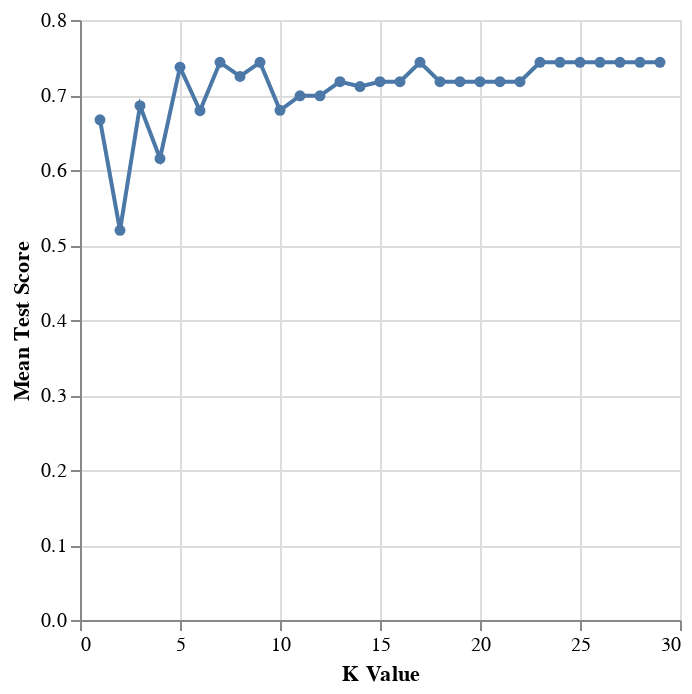

Notebook cell for this chart:
### Markdown cell above
A plot of the accuracy scores against the corresponding k-values was used to better contextualize the model's performance.

### Code cell
# import package
import altair as alt

# visualize the accuracies grid
accuracies_grid_plot = alt.Chart(accuracies_grid).mark_line(point=True).encode(
    x=alt.X("param_kneighborsclassifier__n_neighbors")
        .title("K Value"),
    y=alt.Y("mean_test_score")
        .title("Mean Test Score")
)
accuracies_grid_plot

### Figure 1 — Vega-Lite specification as saved in the notebook (floating-point values rounded to 4 significant figures)
{"config": {"view": {"continuousWidth": 300, "continuousHeight": 300}}, "data": {"name": "data-ef7f9cf9f76fe07374637328744b0fd6"}, "mark": {"type": "line", "point": true}, "encoding": {"x": {"field": "param_kneighborsclassifier__n_neighbors", "title": "K Value", "type": "quantitative"}, "y": {"field": "mean_test_score", "title": "Mean Test Score", "type": "quantitative"}}, "$schema": "https://vega.github.io/schema/vega-lite/v5.20.1.json", "datasets": {"data-ef7f9cf9f76fe07374637328744b0fd6": [{"mean_fit_time": 0.004809, "std_fit_time": 0.0006617, "mean_score_time": 0.004845, "std_score_time": 0.0004286, "param_kneighborsclassifier__n_neighbors": 1, "params": {"kneighborsclassifier__n_neighbors": 1}, "split0_test_score": 0.625, "split1_test_score": 0.6452, "split2_test_score": 0.6452, "split3_test_score": 0.7097, "split4_test_score": 0.7097, "mean_test_score": 0.6669, "std_test_score": 0.03567, "rank_test_score": 27}, {"mean_fit_time": 0.004356, "std_fit_time": 0.0001224, "mean_score_time": 0.004431, "std_score_time": 5.19e-05, "param_kneighborsclassifier__n_neighbors": 2, "params": {"kneighborsclassifier__n_neighbors": 2}, "split0_test_score": 0.4688, "split1_test_score": 0.4839, "split2_test_score": 0.5806, "split3_test_score": 0.4839, "split4_test_score": 0.5806, "mean_test_score": 0.5196, "std_test_score": 0.05018, "rank_test_score": 29}, {"mean_fit_time": 0.004271, "std_fit_time": 5.001e-05, "mean_score_time": 0.004385, "std_score_time": 2.375e-05, "param_kneighborsclassifier__n_neighbors": 3, "params": {"kneighborsclassifier__n_neighbors": 3}, "split0_test_score": 0.7188, "split1_test_score": 0.6452, "split2_test_score": 0.7097, "split3_test_score": 0.6452, "split4_test_score": 0.7097, "mean_test_score": 0.6857, "std_test_score": 0.03325, "rank_test_score": 24}, {"mean_fit_time": 0.004231, "std_fit_time": 5.132e-05, "mean_score_time": 0.00445, "std_score_time": 0.0002313, "param_kneighborsclassifier__n_neighbors": 4, "params": {"kneighborsclassifier__n_neighbors": 4}, "split0_test_score": 0.625, "split1_test_score": 0.4839, "split2_test_score": 0.6774, "split3_test_score": 0.6129, "split4_test_score": 0.6774, "mean_test_score": 0.6153, "std_test_score": 0.07084, "rank_test_score": 28}, {"mean_fit_time": 0.004255, "std_fit_time": 4.504e-05, "mean_score_time": 0.004353, "std_score_time": 4.295e-05, "param_kneighborsclassifier__n_neighbors": 5, "params": {"kneighborsclassifier__n_neighbors": 5}, "split0_test_score": 0.75, "split1_test_score": 0.7097, "split2_test_score": 0.7419, "split3_test_score": 0.7419, "split4_test_score": 0.7419, "mean_test_score": 0.7371, "std_test_score": 0.01406, "rank_test_score": 11}, {"mean_fit_time": 0.004239, "std_fit_time": 7.482e-05, "mean_score_time": 0.004345, "std_score_time": 2.309e-05, "param_kneighborsclassifier__n_neighbors": 6, "params": {"kneighborsclassifier__n_neighbors": 6}, "split0_test_score": 0.75, "split1_test_score": 0.6774, "split2_test_score": 0.6452, "split3_test_score": 0.6129, "split4_test_score": 0.7097, "mean_test_score": 0.679, "std_test_score": 0.04796, "rank_test_score": 26}, {"mean_fit_time": 0.004183, "std_fit_time": 8.239e-06, "mean_score_time": 0.004327, "std_score_time": 1.874e-05, "param_kneighborsclassifier__n_neighbors": 7, "params": {"kneighborsclassifier__n_neighbors": 7}, "split0_test_score": 0.75, "split1_test_score": 0.7419, "split2_test_score": 0.7419, "split3_test_score": 0.7419, "split4_test_score": 0.7419, "mean_test_score": 0.7435, "std_test_score": 0.003226, "rank_test_score": 1}, {"mean_fit_time": 0.00435, "std_fit_time": 0.0002907, "mean_score_time": 0.004414, "std_score_time": 7.756e-05, "param_kneighborsclassifier__n_neighbors": 8, "params": {"kneighborsclassifier__n_neighbors": 8}, "split0_test_score": 0.6562, "split1_test_score": 0.7419, "split2_test_score": 0.7419, "split3_test_score": 0.7419, "split4_test_score": 0.7419, "mean_test_score": 0.7248, "std_test_score": 0.03427, "rank_test_score": 12}, {"mean_fit_time": 0.004235, "std_fit_time": 4.21e-05, "mean_score_time": 0.00437, "std_score_time": 2.198e-05, "param_kneighborsclassifier__n_neighbors": 9, "params": {"kneighborsclassifier__n_neighbors": 9}, "split0_test_score": 0.75, "split1_test_score": 0.7419, "split2_test_score": 0.7419, "split3_test_score": 0.7419, "split4_test_score": 0.7419, "mean_test_score": 0.7435, "std_test_score": 0.003226, "rank_test_score": 1}, {"mean_fit_time": 0.004218, "std_fit_time": 4.761e-05, "mean_score_time": 0.004364, "std_score_time": 1.97e-05, "param_kneighborsclassifier__n_neighbors": 10, "params": {"kneighborsclassifier__n_neighbors": 10}, "split0_test_score": 0.6562, "split1_test_score": 0.6129, "split2_test_score": 0.7419, "split3_test_score": 0.6452, "split4_test_score": 0.7419, "mean_test_score": 0.6796, "std_test_score": 0.05282, "rank_test_score": 25}, {"mean_fit_time": 0.004213, "std_fit_time": 4.474e-05, "mean_score_time": 0.004393, "std_score_time": 5.043e-05, "param_kneighborsclassifier__n_neighbors": 11, "params": {"kneighborsclassifier__n_neighbors": 11}, "split0_test_score": 0.6562, "split1_test_score": 0.6129, "split2_test_score": 0.7419, "split3_test_score": 0.7419, "split4_test_score": 0.7419, "mean_test_score": 0.699, "std_test_score": 0.05435, "rank_test_score": 22}, {"mean_fit_time": 0.004229, "std_fit_time": 4.613e-05, "mean_score_time": 0.004366, "std_score_time": 8.301e-06, "param_kneighborsclassifier__n_neighbors": 12, "params": {"kneighborsclassifier__n_neighbors": 12}, "split0_test_score": 0.6562, "split1_test_score": 0.6129, "split2_test_score": 0.7419, "split3_test_score": 0.7419, "split4_test_score": 0.7419, "mean_test_score": 0.699, "std_test_score": 0.05435, "rank_test_score": 22}, {"mean_fit_time": 0.004196, "std_fit_time": 1.026e-05, "mean_score_time": 0.004379, "std_score_time": 1.634e-05, "param_kneighborsclassifier__n_neighbors": 13, "params": {"kneighborsclassifier__n_neighbors": 13}, "split0_test_score": 0.75, "split1_test_score": 0.6129, "split2_test_score": 0.7419, "split3_test_score": 0.7419, "split4_test_score": 0.7419, "mean_test_score": 0.7177, "std_test_score": 0.05251, "rank_test_score": 13}, {"mean_fit_time": 0.004215, "std_fit_time": 4.312e-05, "mean_score_time": 0.00438, "std_score_time": 2.183e-05, "param_kneighborsclassifier__n_neighbors": 14, "params": {"kneighborsclassifier__n_neighbors": 14}, "split0_test_score": 0.75, "split1_test_score": 0.5806, "split2_test_score": 0.7419, "split3_test_score": 0.7419, "split4_test_score": 0.7419, "mean_test_score": 0.7113, "std_test_score": 0.0654, "rank_test_score": 21}, {"mean_fit_time": 0.004227, "std_fit_time": 9.625e-05, "mean_score_time": 0.004384, "std_score_time": 3.855e-05, "param_kneighborsclassifier__n_neighbors": 15, "params": {"kneighborsclassifier__n_neighbors": 15}, "split0_test_score": 0.75, "split1_test_score": 0.6129, "split2_test_score": 0.7419, "split3_test_score": 0.7419, "split4_test_score": 0.7419, "mean_test_score": 0.7177, "std_test_score": 0.05251, "rank_test_score": 13}, {"mean_fit_time": 0.00423, "std_fit_time": 9.277e-05, "mean_score_time": 0.004366, "std_score_time": 2.347e-05, "param_kneighborsclassifier__n_neighbors": 16, "params": {"kneighborsclassifier__n_neighbors": 16}, "split0_test_score": 0.75, "split1_test_score": 0.6129, "split2_test_score": 0.7419, "split3_test_score": 0.7419, "split4_test_score": 0.7419, "mean_test_score": 0.7177, "std_test_score": 0.05251, "rank_test_score": 13}, {"mean_fit_time": 0.004199, "std_fit_time": 4.558e-05, "mean_score_time": 0.004362, "std_score_time": 2.456e-05, "param_kneighborsclassifier__n_neighbors": 17, "params": {"kneighborsclassifier__n_neighbors": 17}, "split0_test_score": 0.75, "split1_test_score": 0.7419, "split2_test_score": 0.7419, "split3_test_score": 0.7419, "split4_test_score": 0.7419, "mean_test_score": 0.7435, "std_test_score": 0.003226, "rank_test_score": 1}, {"mean_fit_time": 0.004234, "std_fit_time": 7.426e-05, "mean_score_time": 0.004396, "std_score_time": 5.875e-05, "param_kneighborsclassifier__n_neighbors": 18, "params": {"kneighborsclassifier__n_neighbors": 18}, "split0_test_score": 0.75, "split1_test_score": 0.6129, "split2_test_score": 0.7419, "split3_test_score": 0.7419, "split4_test_score": 0.7419, "mean_test_score": 0.7177, "std_test_score": 0.05251, "rank_test_score": 13}, {"mean_fit_time": 0.004268, "std_fit_time": 7.068e-05, "mean_score_time": 0.004508, "std_score_time": 0.0002546, "param_kneighborsclassifier__n_neighbors": 19, "params": {"kneighborsclassifier__n_neighbors": 19}, "split0_test_score": 0.75, "split1_test_score": 0.6129, "split2_test_score": 0.7419, "split3_test_score": 0.7419, "split4_test_score": 0.7419, "mean_test_score": 0.7177, "std_test_score": 0.05251, "rank_test_score": 13}, {"mean_fit_time": 0.01402, "std_fit_time": 0.01942, "mean_score_time": 0.004481, "std_score_time": 5.103e-05, "param_kneighborsclassifier__n_neighbors": 20, "params": {"kneighborsclassifier__n_neighbors": 20}, "split0_test_score": 0.75, "split1_test_score": 0.6129, "split2_test_score": 0.7419, "split3_test_score": 0.7419, "split4_test_score": 0.7419, "mean_test_score": 0.7177, "std_test_score": 0.05251, "rank_test_score": 13}, {"mean_fit_time": 0.004201, "std_fit_time": 1.295e-05, "mean_score_time": 0.00456, "std_score_time": 0.0003335, "param_kneighborsclassifier__n_neighbors": 21, "params": {"kneighborsclassifier__n_neighbors": 21}, "split0_test_score": 0.75, "split1_test_score": 0.6129, "split2_test_score": 0.7419, "split3_test_score": 0.7419, "split4_test_score": 0.7419, "mean_test_score": 0.7177, "std_test_score": 0.05251, "rank_test_score": 13}, {"mean_fit_time": 0.005439, "std_fit_time": 0.002364, "mean_score_time": 0.004436, "std_score_time": 6.763e-05, "param_kneighborsclassifier__n_neighbors": 22, "params": {"kneighborsclassifier__n_neighbors": 22}, "split0_test_score": 0.75, "split1_test_score": 0.6129, "split2_test_score": 0.7419, "split3_test_score": 0.7419, "split4_test_score": 0.7419, "mean_test_score": 0.7177, "std_test_score": 0.05251, "rank_test_score": 13}, {"mean_fit_time": 0.004247, "std_fit_time": 8.746e-05, "mean_score_time": 0.00441, "std_score_time": 1.401e-05, "param_kneighborsclassifier__n_neighbors": 23, "params": {"kneighborsclassifier__n_neighbors": 23}, "split0_test_score": 0.75, "split1_test_score": 0.7419, "split2_test_score": 0.7419, "split3_test_score": 0.7419, "split4_test_score": 0.7419, "mean_test_score": 0.7435, "std_test_score": 0.003226, "rank_test_score": 1}, {"mean_fit_time": 0.004221, "std_fit_time": 4.252e-05, "mean_score_time": 0.004516, "std_score_time": 0.0002125, "param_kneighborsclassifier__n_neighbors": 24, "params": {"kneighborsclassifier__n_neighbors": 24}, "split0_test_score": 0.75, "split1_test_score": 0.7419, "split2_test_score": 0.7419, "split3_test_score": 0.7419, "split4_test_score": 0.7419, "mean_test_score": 0.7435, "std_test_score": 0.003226, "rank_test_score": 1}, {"mean_fit_time": 0.004223, "std_fit_time": 5.771e-05, "mean_score_time": 0.004434, "std_score_time": 3.806e-05, "param_kneighborsclassifier__n_neighbors": 25, "params": {"kneighborsclassifier__n_neighbors": 25}, "split0_test_score": 0.75, "split1_test_score": 0.7419, "split2_test_score": 0.7419, "split3_test_score": 0.7419, "split4_test_score": 0.7419, "mean_test_score": 0.7435, "std_test_score": 0.003226, "rank_test_score": 1}, {"mean_fit_time": 0.004262, "std_fit_time": 7.691e-05, "mean_score_time": 0.004424, "std_score_time": 1.428e-05, "param_kneighborsclassifier__n_neighbors": 26, "params": {"kneighborsclassifier__n_neighbors": 26}, "split0_test_score": 0.75, "split1_test_score": 0.7419, "split2_test_score": 0.7419, "split3_test_score": 0.7419, "split4_test_score": 0.7419, "mean_test_score": 0.7435, "std_test_score": 0.003226, "rank_test_score": 1}, {"mean_fit_time": 0.004229, "std_fit_time": 5.654e-05, "mean_score_time": 0.004426, "std_score_time": 3.15e-05, "param_kneighborsclassifier__n_neighbors": 27, "params": {"kneighborsclassifier__n_neighbors": 27}, "split0_test_score": 0.75, "split1_test_score": 0.7419, "split2_test_score": 0.7419, "split3_test_score": 0.7419, "split4_test_score": 0.7419, "mean_test_score": 0.7435, "std_test_score": 0.003226, "rank_test_score": 1}, {"mean_fit_time": 0.004521, "std_fit_time": 0.0006565, "mean_score_time": 0.004421, "std_score_time": 2.01e-05, "param_kneighborsclassifier__n_neighbors": 28, "params": {"kneighborsclassifier__n_neighbors": 28}, "split0_test_score": 0.75, "split1_test_score": 0.7419, "split2_test_score": 0.7419, "split3_test_score": 0.7419, "split4_test_score": 0.7419, "mean_test_score": 0.7435, "std_test_score": 0.003226, "rank_test_score": 1}, {"mean_fit_time": 0.004258, "std_fit_time": 9.435e-05, "mean_score_time": 0.004442, "std_score_time": 6.013e-05, "param_kneighborsclassifier__n_neighbors": 29, "params": {"kneighborsclassifier__n_neighbors": 29}, "split0_test_score": 0.75, "split1_test_score": 0.7419, "split2_test_score": 0.7419, "split3_test_score": 0.7419, "split4_test_score": 0.7419, "mean_test_score": 0.7435, "std_test_score": 0.003226, "rank_test_score": 1}]}}
